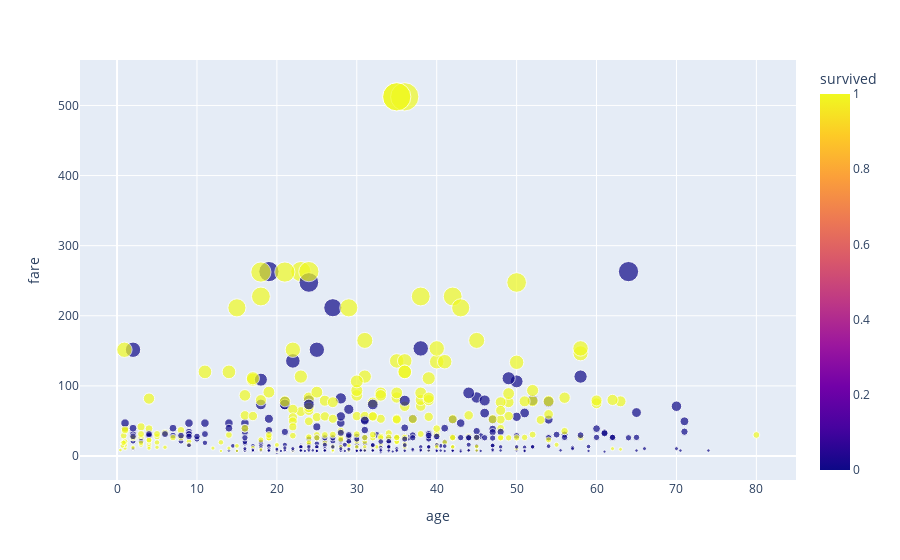

The code cell stored with this chart in its notebook:
### Code cell
# Load the titanic dataset using the load_dataset function of seaborn, use plotly express to plot a scatter plot for age and fare columns in the titanic dataset.
import seaborn as sns
import plotly.express as px

# Load the titanic dataset
titanic_data = sns.load_dataset("titanic")
# td = px.data.titanic();
# print(titanic_data);
# Create a scatter plot for age and fare columns
scatter_plot = px.scatter(titanic_data, x="age", y="fare", color = 'survived' ,size = 'fare')

# Show the scatter plot
scatter_plot.show()

### Figure 1 — Plotly figure (JSON) as saved in the notebook; plotly's stock layout.template omitted (floating-point values rounded to 4 significant figures; data arrays with more than 128 entries replaced by an {"elided": "..."} marker saying what was removed)
{"data": [{"hovertemplate": "age=%{x}<br>fare=%{marker.size}<br>survived=%{marker.color}<extra></extra>", "legendgroup": "", "marker": {"color": {"elided": "891 int values"}, "coloraxis": "coloraxis", "size": {"elided": "891 float values"}, "sizemode": "area", "sizeref": 1.281, "symbol": "circle"}, "mode": "markers", "name": "", "orientation": "v", "showlegend": false, "type": "scatter", "x": {"elided": "891 float values"}, "xaxis": "x", "y": {"elided": "891 float values"}, "yaxis": "y"}], "layout": {"autosize": true, "coloraxis": {"colorbar": {"title": {"text": "survived"}}, "colorscale": [[0, "#0d0887"], [0.1111, "#46039f"], [0.2222, "#7201a8"], [0.3333, "#9c179e"], [0.4444, "#bd3786"], [0.5556, "#d8576b"], [0.6667, "#ed7953"], [0.7778, "#fb9f3a"], [0.8889, "#fdca26"], [1, "#f0f921"]]}, "legend": {"itemsizing": "constant", "tracegroupgap": 0}, "margin": {"t": 60}, "xaxis": {"anchor": "y", "autorange": true, "domain": [0, 1], "range": [-4.4, 84.84], "title": {"text": "age"}, "type": "linear"}, "yaxis": {"anchor": "x", "autorange": true, "domain": [0, 1], "range": [-40.03, 589.0], "title": {"text": "fare"}, "type": "linear"}}}
